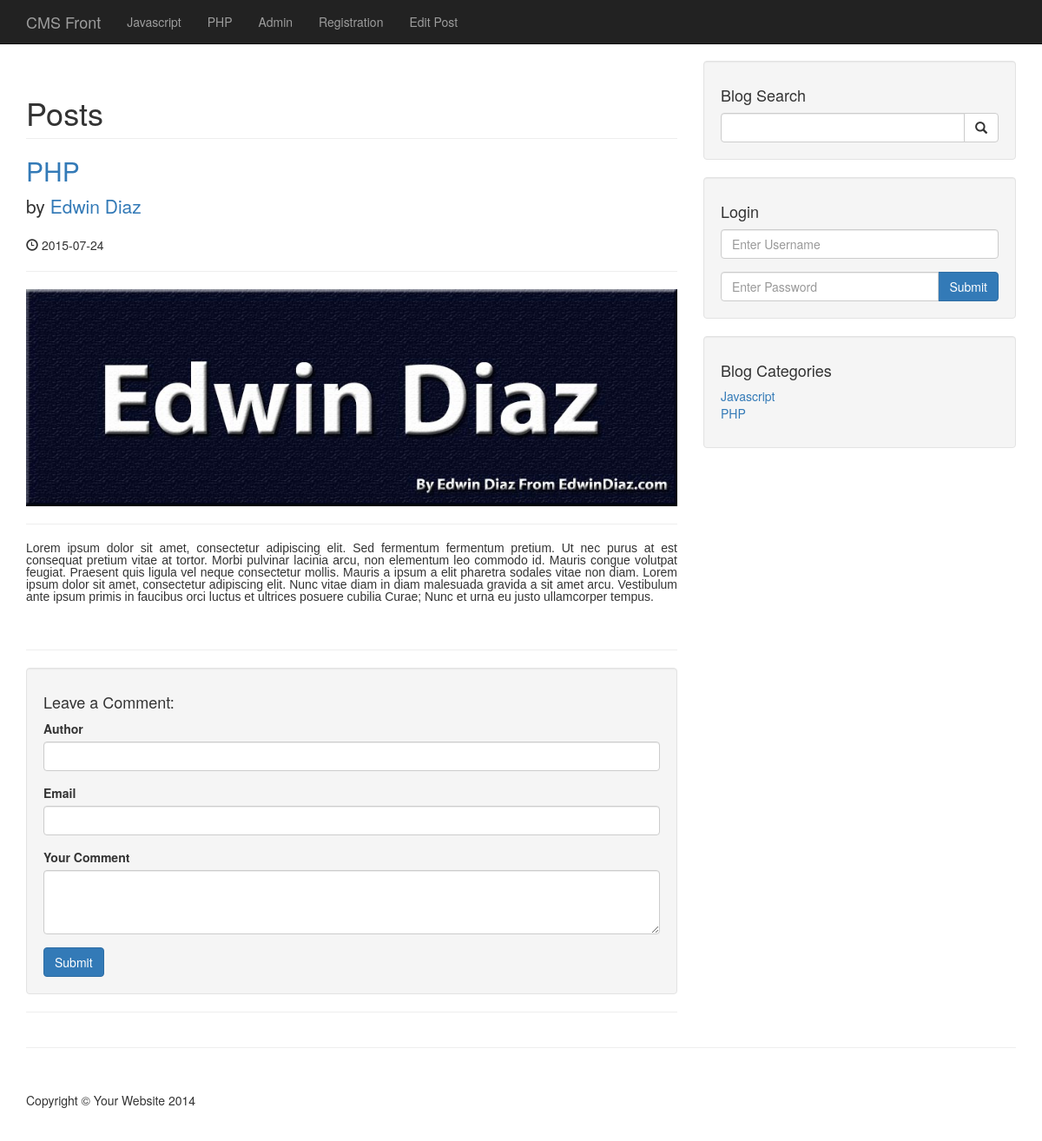
Screenshot of /post.php?p_id=113 (signed in) with the database file from the repository.
### tables this page shows
CREATE TABLE IF NOT EXISTS `categories` (
  `cat_id` int(3) NOT NULL,
  `cat_title` varchar(255) NOT NULL
);

CREATE TABLE IF NOT EXISTS `posts` (
  `post_id` int(3) NOT NULL,
  `post_category_id` int(3) NOT NULL,
  `post_title` varchar(255) NOT NULL,
  `post_author` varchar(255) NOT NULL,
  `post_user` varchar(255) NOT NULL,
  `post_date` date NOT NULL,
  `post_image` text NOT NULL,
  `post_content` text NOT NULL,
  `post_tags` varchar(255) NOT NULL,
  `post_comment_count` varchar(255) NOT NULL,
  `post_status` varchar(255) NOT NULL DEFAULT 'draft',
  `post_views_count` int(11) NOT NULL
);

### post.php (the view, shortened to what this page needs)
<?php  include "includes/db.php"; ?>
 <?php  include "includes/header.php"; ?>
    <?php  include "includes/navigation.php"; ?>
    <div class="container">
        <div class="row">
            <div class="col-md-8">
               <?php
    if(isset($_GET['p_id'])){
    $the_post_id = $_GET['p_id'];
    if(isset($_SESSION['user_role']) && $_SESSION['user_role'] == 'admin' ) {
         $query = "SELECT * FROM posts WHERE post_id = $the_post_id ";
    } else {
        $query = "SELECT * FROM posts WHERE post_id = $the_post_id AND post_status = 'published' ";
    }
      $select_all_posts_query = mysqli_query($connection,$query);
       if(mysqli_num_rows($select_all_posts_query) < 1) {
         echo "<h1 class='text-center'>No posts available</h1>";
    } else {
    while($row = mysqli_fetch_assoc($select_all_posts_query)) {
        $post_title = $row['post_title'];
        $post_author = $row['post_author'];
        $post_date = $row['post_date'];
        $post_image = $row['post_image'];
        $post_content = $row['post_content'];
        ?>
          <h1 class="page-header">
                    Posts
                </h1>
                <h2>
                    <a href="#"><?php echo $post_title ?></a>
                </h2>
                <p class="lead">
                    by <a href="index.php"><?php echo $post_author ?></a>
                </p>
                <p><span class="glyphicon glyphicon-time"></span> <?php echo $post_date ?></p>
                <hr>
                <img class="img-responsive" src="images/<?php echo $post_image;?>" alt="">
                <hr>
                <p><?php echo $post_content ?></p>
                <hr>
<?php }
?>
                <div class="well">
                    <h4>Leave a Comment:</h4>
                    <form action="#" method="post" role="form">
                        <div class="form-group">
                         <label for="Author">Author</label>
                          <input type="text" name="comment_author" class="form-control" name="comment_author">
                        </div>
                         <div class="form-group">
                         <label for="Author">Email</label>
                          <input type="email" name="comment_email" class="form-control" name="comment_email">
                        </div>
                        <div class="form-group">
                            <label for="comment">Your Comment</label>
                            <textarea name="comment_content" class="form-control" rows="3"></textarea>
                        </div>
                        <button type="submit" name="create_comment" class="btn btn-primary">Submit</button>
                    </form>
                </div>
                <hr>
                 <?php
            $query = "SELECT * FROM comments WHERE comment_post_id = {$the_post_id} ";
            $query .= "AND comment_status = 'approved' ";
            $query .= "ORDER BY comment_id DESC ";
            $select_comment_query = mysqli_query($connection, $query);
            while ($row = mysqli_fetch_array($select_comment_query)) {
            $comment_date   = $row['comment_date'];
            $comment_content= $row['comment_content'];
            $comment_author = $row['comment_author'];
                ?>
                <div class="media">
                    <a class="pull-left" href="#">
                        <img class="media-object" src="http://placehold.it/64x64" alt="">
                    </a>
                    <div class="media-body">
                        <h4 class="media-heading"><?php echo $comment_author;   ?>
                            <small><?php echo $comment_date;   ?></small>
                        </h4>
                        <?php echo $comment_content;   ?>
                    </div>
                </div>
           <?php } } } else {
            header("Location: index.php");
            }
                ?>
            </div>
            <?php include "includes/sidebar.php";?>
        </div>
        <hr>
<?php include "includes/footer.php";?>

### includes/navigation.php (shortened to what this page needs)
<nav class="navbar navbar-inverse navbar-fixed-top" role="navigation">
     <div class="container">
         <div class="navbar-header">
             <a class="navbar-brand" href="index.php">CMS Front</a>
         </div>
         <div class="collapse navbar-collapse" id="bs-example-navbar-collapse-1">
             <ul class="nav navbar-nav">
               <?php
 $query = "SELECT * FROM categories LIMIT 3";
 $select_all_categories_query = mysqli_query($connection,$query);
 while($row = mysqli_fetch_assoc($select_all_categories_query)) {
    $cat_title = $row['cat_title'];
    $cat_id = $row['cat_id'];
     echo "<li><a href='category.php?category={$cat_id}'>{$cat_title}</a></li>";
 }
 ?>
                 <li>
                     <a href="admin">Admin</a>
                 </li>
                  <li>
                     <a href="registration.php">Registration</a>
                 </li>
 <?php
 if(isset($_SESSION['user_role'])) {
     if(isset($_GET['p_id'])) {
       $the_post_id = $_GET['p_id'];
     echo "<li><a href='admin/posts.php?source=edit_post&p_id={$the_post_id}'>Edit Post</a></li>";
     }
 }
 ?>
             </ul>
         </div>
     </div>
 </nav>

### includes/sidebar.php (shortened to what this page needs)
        <div class="col-md-4">
            <div class="well">
                <h4>Blog Search</h4>
                <form action="search.php" method="post">
                <div class="input-group">
                    <input name="search" type="text" class="form-control">
                    <span class="input-group-btn">
                        <button name="submit" class="btn btn-default" type="submit">
                            <span class="glyphicon glyphicon-search"></span>
                    </button>
                    </span>
                </div>
                </form>
            </div>
<div class="well">
    <h4>Login</h4>
    <form action="includes/login.php" method="post">
    <div class="form-group">
        <input name="username" type="text" class="form-control" placeholder="Enter Username">
    </div>
      <div class="input-group">
        <input name="password" type="password" class="form-control" placeholder="Enter Password">
        <span class="input-group-btn">
           <button class="btn btn-primary" name="login" type="submit">Submit
           </button>
        </span>
    </div>
    </form>
</div>
            <div class="well">
    <?php
    $query = "SELECT * FROM categories";
    $select_categories_sidebar = mysqli_query($connection,$query);
    ?>
             <h4>Blog Categories</h4>
                <div class="row">
                    <div class="col-lg-12">
                        <ul class="list-unstyled">
                          <?php
    while($row = mysqli_fetch_assoc($select_categories_sidebar )) {
    $cat_title = $row['cat_title'];
    $cat_id = $row['cat_id'];
    echo "<li><a href='category.php?category=$cat_id'>{$cat_title}</a></li>";
    }
                        ?>
                        </ul>
                    </div>
                </div>
            </div>
        </div>

### css/blog-home.css (style rules this page uses)
body { padding-top: 70px; }

### rows the page displays
categories: cat_title "Javascript"
categories: cat_title "PHP"
posts: post_title "PHP", post_author "Edwin Diaz", post_date "2015-07-24", post_image (picture), post_content "Lorem ipsum dolor sit amet, consectetur adipiscing elit. Sed fermentum fermentum pretium. Ut nec purus at est consequat pretium vitae at tortor. Morbi pulvinar lacinia arcu, non elementum leo commodo id. Mauris congue volutpat feugiat. Praesent quis ligula vel neque consectetur mollis. Mauris a ipsum a elit pharetra sodales vitae non diam. Lorem ipsum dolor sit amet, consectetur adipiscing elit. Nunc vitae diam in diam malesuada gravida a sit amet arcu. Vestibulum ante ipsum primis in faucibus orci luctus et ultrices posuere cubilia Curae; Nunc et urna eu justo ullamcorper tempus."
